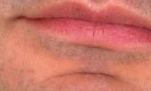
#> input picture emotion/data/neutral/m4004-m.jpg, 151 x 91 px, given in place of f4001s-m.jpg, which was not available
$ python main.py   (older library calls are emulated)
#> lines starting #> are read from the running program, lines starting #| are printed output that depends on the picture; after the words box and inside, x2 and y2 are one past the last pixel; in counts of white or black regions, pixels touching at a corner belong together
import cv2
import time
from PIL import Image
import numpy as np
import csv
import logistic
import mouthdetection as m

WIDTH, HEIGHT = 28, 10 # all mouth images will be resized to the same size
dim = WIDTH * HEIGHT # dimension of feature vector

"""
pop up an image showing the mouth with a blue rectangle
"""
def show(area):
    cv.Rectangle(img,(area[0][0],area[0][1]),
                     (area[0][0]+area[0][2],area[0][1]+area[0][3]),
                    (255,0,0),2)
    cv.NamedWindow('Face Detection', cv.CV_WINDOW_NORMAL)
    cv.ShowImage('Face Detection', img)
    cv.WaitKey()

"""
given an area to be cropped, crop() returns a cropped image
"""
def crop(area):
    crop = img[area[0][1]:area[0][1] + area[0][3], area[0][0]:area[0][0]+area[0][2]] #img[y: y + h, x: x + w]
    return crop

"""
given a jpg image, vectorize the grayscale pixels to
a (width * height, 1) np array
it is used to preprocess the data and transform it to feature space
"""
def vectorize(filename):
    size = WIDTH, HEIGHT # (width, height)
    im = Image.open(filename)
    resized_im = im.resize(size, Image.ANTIALIAS) # resize image
    im_grey = resized_im.convert('L') # convert the image to *greyscale*
    im_array = np.array(im_grey) # convert to np array
    oned_array = im_array.reshape(1, size[0] * size[1])
    return oned_array


if __name__ == '__main__':
    """
    load training data
    """
    # create a list for filenames of smiles pictures
    smilefiles = []
    with open('smiles.csv', 'r') as csvfile:
#> (reads emotion/code/smiles.csv from the repository)
        for rec in csv.reader(csvfile, delimiter='	'):
            smilefiles += rec

    # create a list for filenames of neutral pictures
    neutralfiles = []
    with open('neutral.csv', 'r') as csvfile:
#> (reads emotion/code/neutral.csv from the repository)
        for rec in csv.reader(csvfile, delimiter='	'):
            neutralfiles += rec

    # N x dim matrix to store the vectorized data (aka feature space)
    phi = np.zeros((len(smilefiles) + len(neutralfiles), dim))
    # 1 x N vector to store binary labels of the data: 1 for smile and 0 for neutral
    labels = []

    # load smile data
    PATH = "../data/smile/"
    for idx, filename in enumerate(smilefiles):
        phi[idx] = vectorize(PATH + filename)
#> in vectorize, im is the input picture: PIL image 151x91 RGB; mean R, G, B 204.1, 117, 103.7
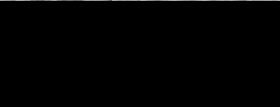
#> phi: shape (107, 280) float64; min 0, max 174, mean 1.3
        labels.append(1)
#> pass 2 of the loop `for idx, filename in enumerate(smilefiles):`:
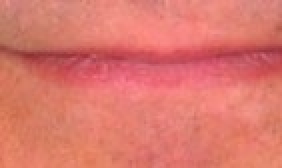
#> input picture emotion/data/neutral/m4006-m.jpg, 141 x 84 px, given in place of file0006-m.jpg, which was not available (shown 2 times larger)
#> in vectorize, im is the input picture: PIL image 141x84 RGB; mean R, G, B 221.1, 119.4, 109.1
#> `phi[idx] = vectorize(PATH + filename)`:
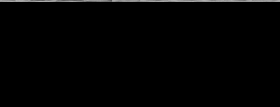
#> phi: shape (107, 280) float64; 0.93% of pixels changed, all inside (x1, y1, x2, y2) = (0, 1, 280, 2)
#> (the run stopped early here; a loop or call above may not have finished)
